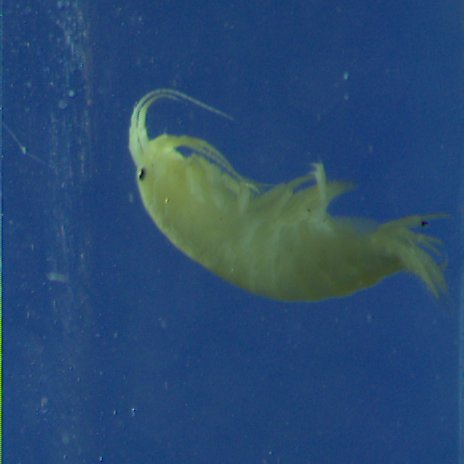
#> input picture Assets/Insects/1_Gammar 2021_1_2021_06_03-13-19-23-879.PNG, 464 x 464 px
$ python manipulate.py
#> lines starting #> are read from the running program, lines starting #| are printed output that depends on the picture
from PIL import Image

# import an image
image = Image.open('Assets/Insects/1_Gammar 2021_1_2021_06_03-13-19-23-879.PNG')
#> image is the input picture: PIL image 464x464 RGB; mean R, G, B 40.7, 74.5, 113.3
#  flip
image_transpose = image.transpose(Image.Transpose.ROTATE_90)
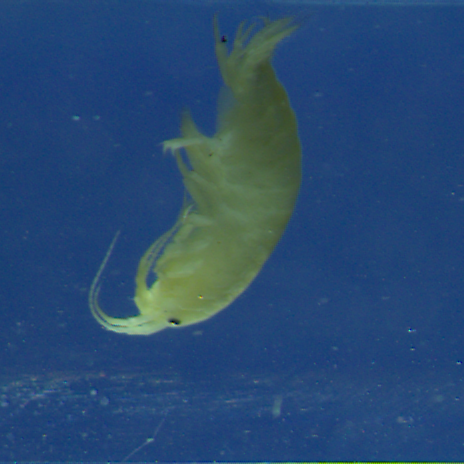
#> image_transpose: PIL image 464x464 RGB; mean R, G, B 40.7, 74.5, 113.3
# rotation
image_rotate = image.rotate(45, expand = False, center = (0,0))
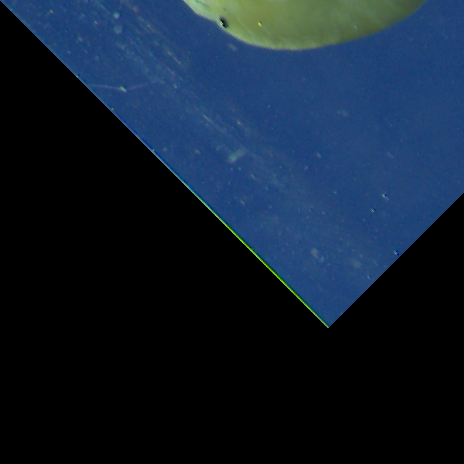
#> image_rotate: PIL image 464x464 RGB; mean R, G, B 17, 31.3, 48.1
# crop
image_crop = image.crop((800,600,1600,1600))
#> image_crop: PIL image 800x1000 RGB; every value is 0
# resize
image_resize = image.resize((1000,600))
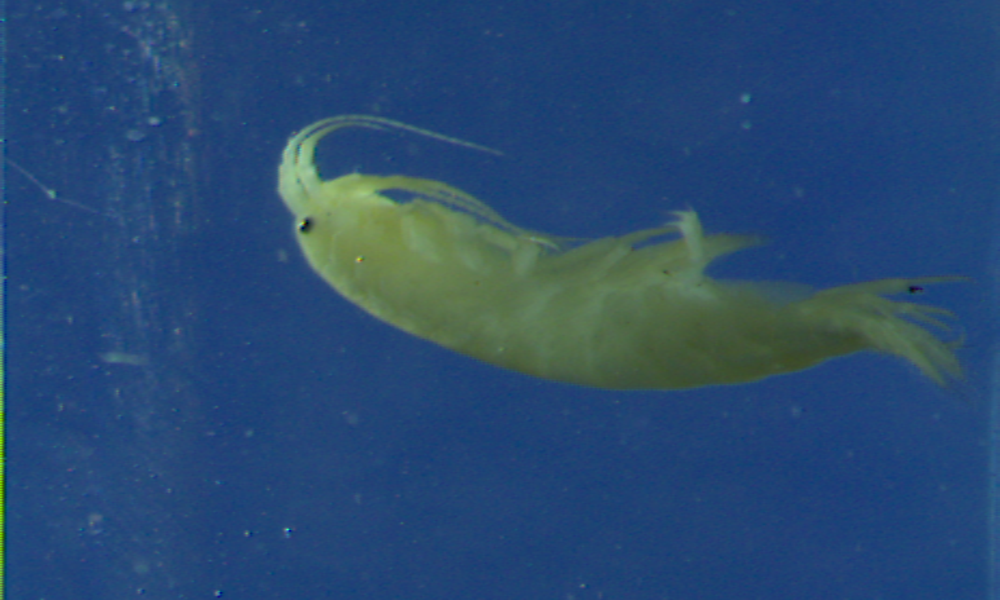
#> image_resize: PIL image 1000x600 RGB; mean R, G, B 40.7, 74.5, 113.3
# applying multiple transformations to an image in a single line of
#code
combined_image = image.transpose(Image.Transpose.ROTATE_90).resize((2000,1500)).rotate(10)
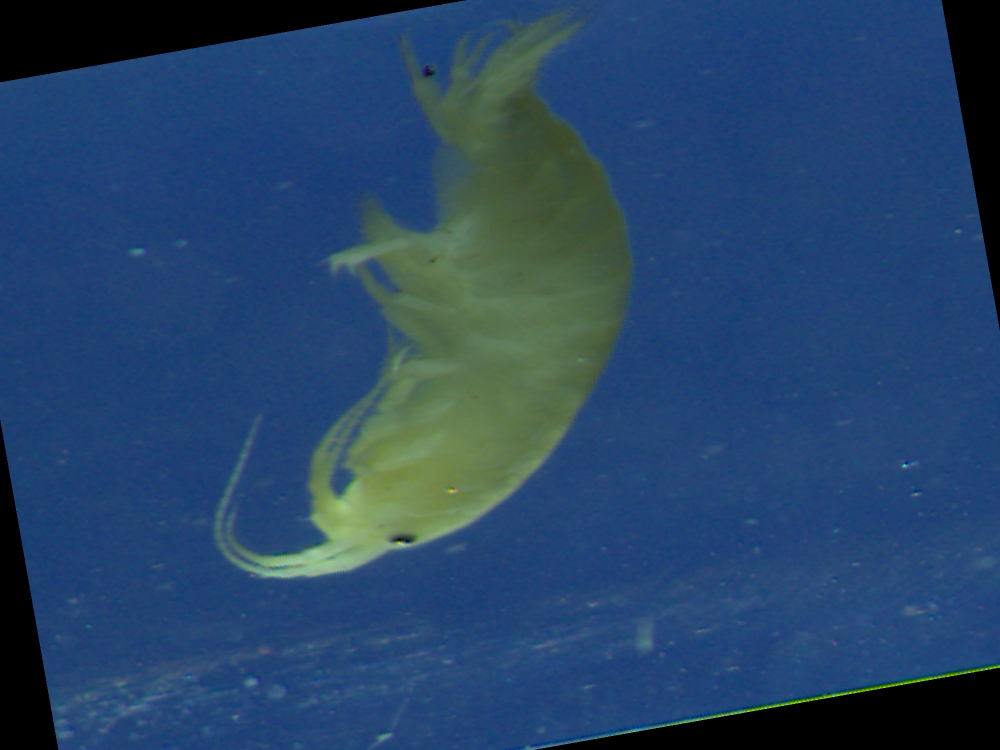
#> combined_image: PIL image 2000x1500 RGB (shown at 1/2 size); mean R, G, B 38.1, 69.1, 104
combined_image.show()

$ run again, with Assets/Insects/1_Limniu 2021_1_2021_06_02-13-08-37-958.PNG copied over Assets/Insects/1_Gammar 2021_1_2021_06_03-13-19-23-879.PNG
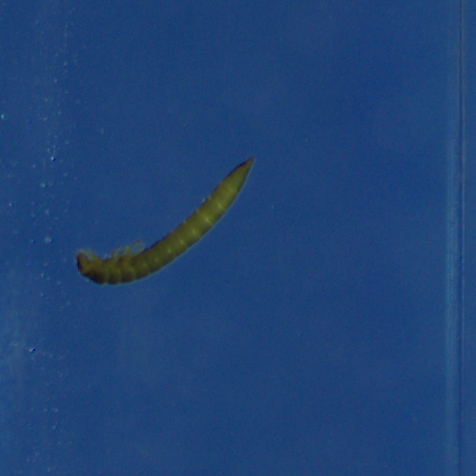
#> input picture Assets/Insects/1_Limniu 2021_1_2021_06_02-13-08-37-958.PNG, 476 x 476 px
#> image is the input picture: PIL image 476x476 RGB; mean R, G, B 31.9, 67, 116.8
#> image_crop: PIL image 800x1000 RGB; every value is 0
#> `image_resize = image.resize((1000,600))`:
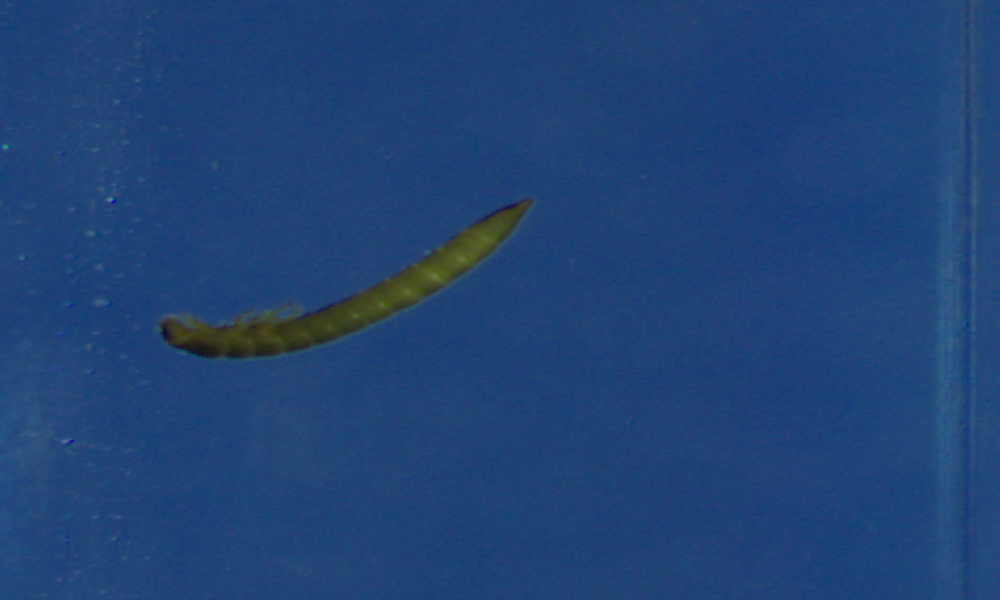
#> image_resize: PIL image 1000x600 RGB; mean R, G, B 31.9, 67, 116.8
#> `combined_image = image.transpose(Image.Transpose.ROTATE_90).resize((20..`:
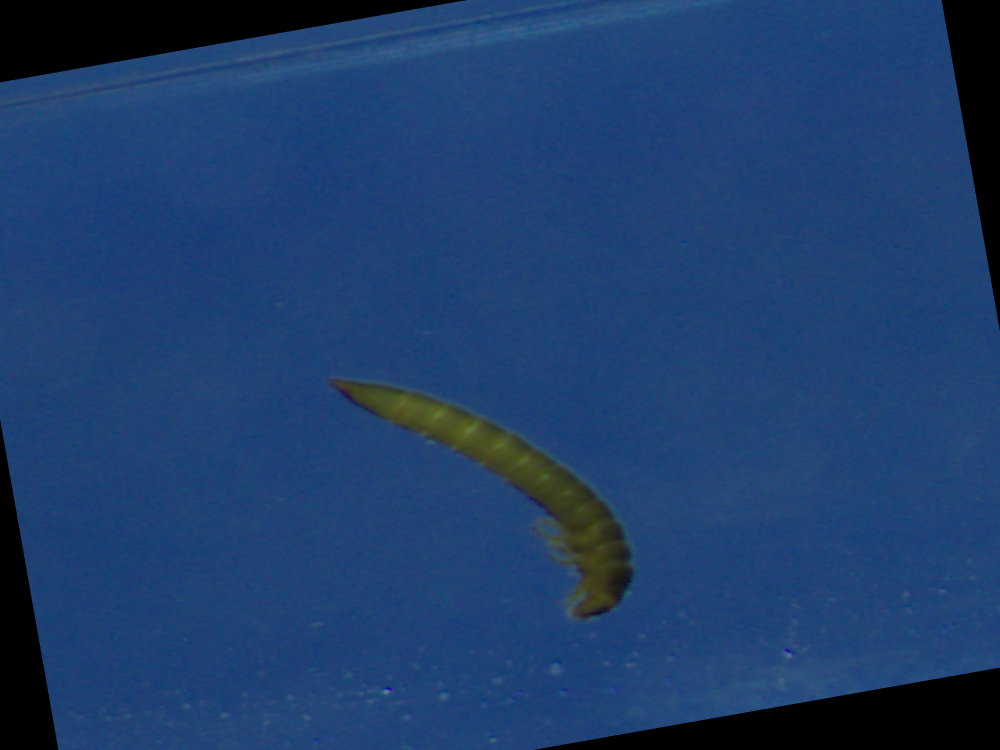
#> combined_image: PIL image 2000x1500 RGB (shown at 1/2 size); mean R, G, B 29.4, 61.7, 107.5
